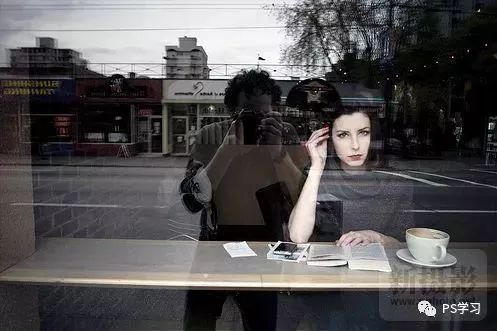
#> input picture test_study/ScrapeDynamic1/Jiepai/img/20个快速街拍的技巧/1a91a24362a623965c297d343b22c429.jpg, 497 x 331 px, given in place of 1.txt1a91a24362a623965c297d343b22c429.jpg, which was not available
$ python tieba_meitu.py   (older library calls are emulated)
#> lines starting #> are read from the running program, lines starting #| are printed output that depends on the picture
# -*- coding: utf-8 -*-
# @Time    : 2020/4.txt/10 13:39
# @Author  : Mqz
# @FileName: tieba_meitu.py
#!/usr/bin/env python
# -*- coding:utf-8 -*-
'''
author:Herish
datetime:2019/3.txt/29 14:12
software: PyCharm
description:
'''
import requests
from pyquery import PyQuery as pq
from lxml import etree
import os
from PIL import Image
from io import BytesIO
from hashlib import md5

headers = {
    'Accept': 'text/html,application/xhtml+xml,application/xml;q=0.9,*/*;q=0.8',
    'User-Agent': 'Mozilla/5.txt.0 (Windows NT 10.0; Win64; x64; rv:55.0) Gecko/20100101 Firefox/55.0',
    'Accept-Language': 'zh-CN,zh;q=0.8,en-US;q=0.5.txt,en;q=0.3.txt',
    'Connection': 'keep-alive',
    'Accept-Encoding': 'gzip, deflate',
    'Upgrade-Insecure-Requests': '1.txt'
}

UNIT_SIZE = 600  # 高
TARGET_WIDTH = 400  # 宽


class BaiduTiebaPhoto:
    def __init__(self):
        self.url = 'https://tieba.baidu.com/p/5033202671'
        self.datas = []
        self.fpath = "D:/360安全浏览器下载\spider_file/1.txt"
        self.new_fpath = "D:/360安全浏览器下载\spider_file/2.txt/"
        self.photoWall_fpath = "E:/PycharmWspace/yeayee/data/baidu_img2.0/photoWall/"

    # 获取页面详情
    # [48 lines left out: functions getText, dealText, img_size, saveImg, not called in this run]

    def ResizeImage(self):
        '''图片尺寸大小修改
        :param filein: 图片打开路径
        :param fileout: 图片保存路径
        :param width: 图片修改的宽度
        :param height: 图片修改的高度
        :return: 木有返回值
        '''
        images = self.get_Images()
        if not os.path.exists(self.new_fpath):
            os.mkdir(self.new_fpath)

        for i in range(len(images)):
            filein = self.fpath + images[i]
            fileout = self.new_fpath + str(i) + '.jpg'
            img = Image.open(filein)
#> img is the input picture: PIL image 497x331 RGB; mean R, G, B 83.7, 81.4, 82.6
            out = img.resize((TARGET_WIDTH, UNIT_SIZE), Image.ANTIALIAS)  # resize image with high-quality
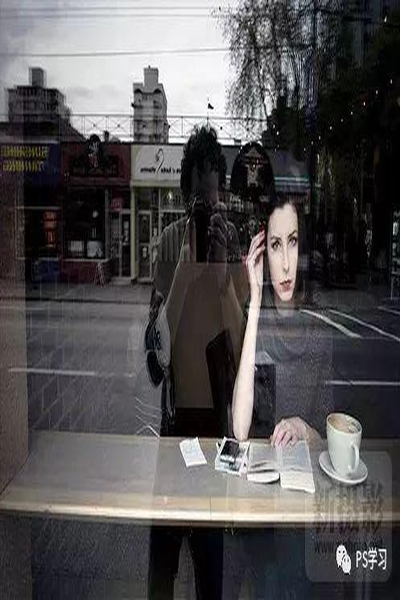
#> out: PIL image 400x600 RGB; mean R, G, B 83.7, 81.4, 82.7
            out.save(fileout)

    def get_Images(self):
        '''获取某文件夹下所有的文件名称
        :param fpath: 图片文件路径
        :return images: 图片文件名
        '''
        images = []
        for root, dirs, files in os.walk(self.new_fpath):  # 遍历文件夹下的所有文件,根文件夹下还有子文件夹，则自上而下遍历
            for f in files:
                images.append(f)
            break  # 当根文件下还有其他的文件夹时，只读取根文件夹下的文件
        return images

    # [34 lines left out: functions image_Stitching, start, not called in this run]


    def pilDeal(self):
        print("图片大小修订中.......")
        self.ResizeImage()
        print("图片大小修订完成")

        print("图片拼接中.....")
        print("请输入拼接要求，几行几列")
        horizontal_num = int(input("先输入行数：\n"))
#> the answer given: 3
        vertical_num = int(input("再输入列数：\n"))
#> the answer given: 3
        images = self.get_Images()

        sums = vertical_num * horizontal_num
        if (sums > len(images)):
            print("输入的行数、列数过大，该文件下没有" + str(sums) + "张图片")
        else:
            self.image_Stitching(images, horizontal_num, vertical_num)
            print("照片拼接成功！")

if __name__ == '__main__':
    pp = BaiduTiebaPhoto()
    #爬取图片保存到本地
    # pp.start()

    #利用Pillow将抓取的图片拼接，形成照片墙
    pp.pilDeal()

$ run again, on test_study/ScrapeDynamic1/Jiepai/img/20个快速街拍的技巧/33f1b03864edc20086a1f12c6f8df218.jpg
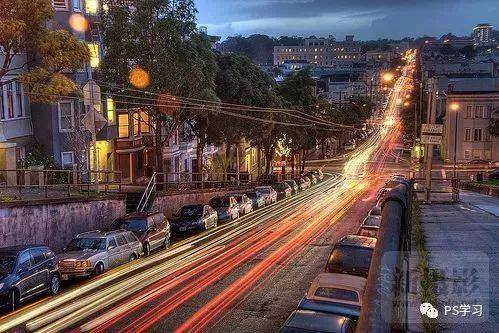
#> input picture test_study/ScrapeDynamic1/Jiepai/img/20个快速街拍的技巧/33f1b03864edc20086a1f12c6f8df218.jpg, 499 x 333 px, given in place of 1.txt33f1b03864edc20086a1f12c6f8df218.jpg, which was not available
#> in ResizeImage, img is the input picture: PIL image 499x333 RGB; mean R, G, B 95.3, 76.6, 76.1
#> in ResizeImage, `out = img.resize((TARGET_WIDTH, UNIT_SIZE), Image.ANTIALIAS)`:
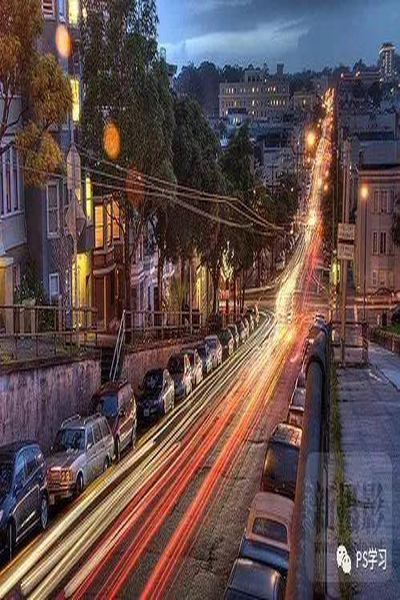
#> out: PIL image 400x600 RGB; mean R, G, B 95.3, 76.6, 76.1

$ run again, on test_study/ScrapeDynamic1/Jiepai/img/20个快速街拍的技巧/79374dddbfba3b5aee166af7b67ace38.jpg
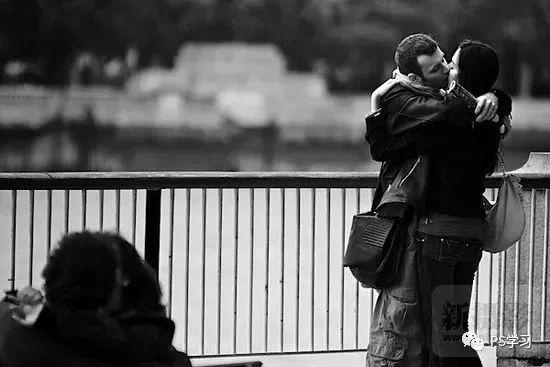
#> input picture test_study/ScrapeDynamic1/Jiepai/img/20个快速街拍的技巧/79374dddbfba3b5aee166af7b67ace38.jpg, 550 x 367 px, given in place of 1.txt79374dddbfba3b5aee166af7b67ace38.jpg, which was not available
#> in ResizeImage, img is the input picture: PIL image 550x367 RGB; min 0, max 255, mean 92
#> in ResizeImage, `out = img.resize((TARGET_WIDTH, UNIT_SIZE), Image.ANTIALIAS)`:
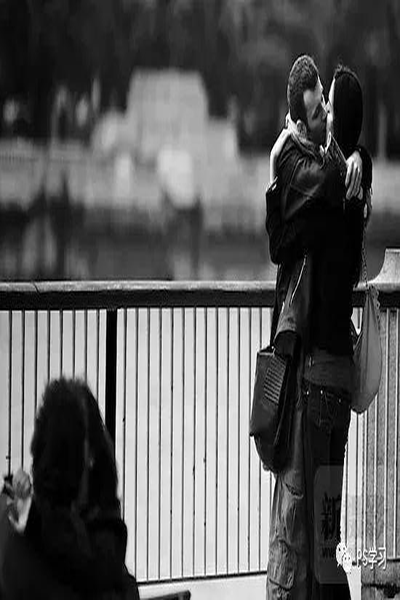
#> out: PIL image 400x600 RGB; min 0, max 255, mean 92
